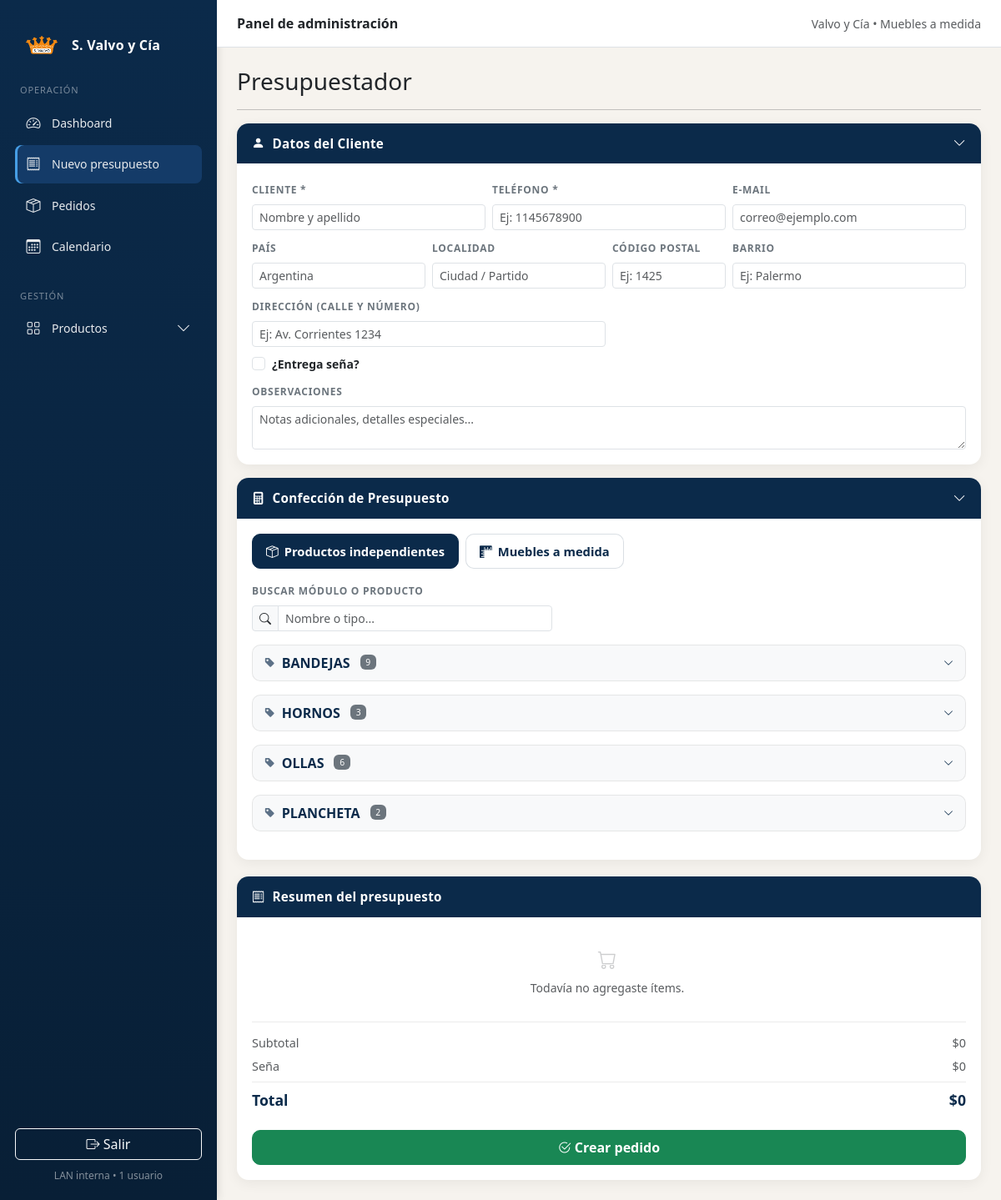
The app's page /presupuestador (signed in) with its own data.
### app/models.py (models this page shows)
class Producto(db.Model):
    id = db.Column(db.Integer, primary_key=True)
    nombre = db.Column(db.String(100))
    tipo = db.Column(db.String(100))
    precio = db.Column(db.Float)
    stock = db.Column(db.Integer, nullable=True)

### app/routes.py (the view)
    @app.get("/presupuestador")
    @login_required
    def presupuestador():
        muebles = [
            {
                "id": m.id,
                "linea": m.linea,
                "medida": m.medida,
                "base": m.base,
                "alacena": m.alacena,
                "inox": m.inox
            }
            for m in PrecioMueble.query.all()
        ]
        adicionales = [
            {
                "id": a.id,
                "linea": a.linea,
                "nombre": a.nombre,
                "precio_base":    a.precio_base,
                "precio_alacena": a.precio_alacena,
                "precio_inox":    a.precio_inox,
            }
            for a in AdicionalMueble.query.all()
        ]
        productos = Producto.query.all()
        return render_template(
            "presupuestador.html",
            muebles=muebles,
            adicionales=adicionales,
            productos=productos
        )

### app/models.py (called while the page is built)
@login_manager.user_loader
def load_user(user_id):
    return User.query.get(int(user_id))

### app/templates/presupuestador.html (shortened to what this page needs)
{% extends "base.html" %}
{% block extra_css %}
<link rel="stylesheet" href="{{ url_for('static', filename='css/presupuestador.css') }}">
{% endblock %}
{% block content %}
<h3 class="mb-3">Presupuestador</h3>
<hr class="mb-3">
<form method="post" action="/presupuestador/crear_pedido" id="formPresupuesto">
  <div class="presu-shell">
    <div>
      <div class="presu-card mb-3">
        <div class="presu-card-header presu-card-header-toggle d-flex align-items-center"
             data-bs-toggle="collapse"
             data-bs-target="#collapseCliente"
             aria-expanded="true"
             aria-controls="collapseCliente">
          <i class="bi bi-person-fill"></i>
          Datos del Cliente
          <i class="bi bi-chevron-down presu-header-chevron"></i>
        </div>
        <div class="collapse show" id="collapseCliente">
        <div class="presu-card-body">
          <div class="row g-2">
            <div class="col-md-4">
              <label class="mini-label">Cliente *</label>
              <input class="form-control form-control-sm" name="cliente" id="inputCliente" placeholder="Nombre y apellido">
            </div>
            <div class="col-md-4">
              <label class="mini-label">Teléfono *</label>
              <input class="form-control form-control-sm" name="telefono" id="inputTelefono" placeholder="Ej: 1145678900">
            </div>
            <div class="col-md-4">
              <label class="mini-label">E-mail</label>
              <input class="form-control form-control-sm" name="email" placeholder="correo@ejemplo.com">
            </div>
            <div class="col-md-3">
              <label class="mini-label">País</label>
              <input class="form-control form-control-sm" name="pais" placeholder="Argentina">
            </div>
            <div class="col-md-3">
              <label class="mini-label">Localidad</label>
              <input class="form-control form-control-sm" name="localidad" placeholder="Ciudad / Partido">
            </div>
            <div class="col-md-2">
              <label class="mini-label">Código Postal</label>
              <input class="form-control form-control-sm" name="codigo_postal" placeholder="Ej: 1425">
            </div>
            <div class="col-md-4">
              <label class="mini-label">Barrio</label>
              <input class="form-control form-control-sm" name="barrio" placeholder="Ej: Palermo">
            </div>
            <div class="col-md-6">
              <label class="mini-label">Dirección (calle y número)</label>
              <input class="form-control form-control-sm" name="direccion" placeholder="Ej: Av. Corrientes 1234">
            </div>
            <div class="col-12">
              <div class="d-flex align-items-center gap-3 flex-wrap">
                <div class="form-check mb-0">
                  <input class="form-check-input" type="checkbox" id="checkSena" name="entrega_sena" value="1">
                  <label class="form-check-label small fw-semibold" for="checkSena">¿Entrega seña?</label>
                </div>
              </div>
            </div>
            <div class="col-12">
              <label class="mini-label">Observaciones</label>
              <textarea class="form-control form-control-sm" name="observaciones" rows="2"
                        placeholder="Notas adicionales, detalles especiales..."></textarea>
            </div>
          </div>
        </div>
        </div>
      </div>
      <div class="presu-card">
        <div class="presu-card-header presu-card-header-toggle d-flex align-items-center"
             data-bs-toggle="collapse"
             data-bs-target="#collapsePresupuesto"
             aria-expanded="true"
             aria-controls="collapsePresupuesto">
          <i class="bi bi-calculator-fill"></i>
          Confección de Presupuesto
          <i class="bi bi-chevron-down presu-header-chevron"></i>
        </div>
        <div class="collapse show" id="collapsePresupuesto">
        <div class="presu-card-body">
          <ul class="nav presu-nav mb-0" id="presuTabs" role="tablist">
            <li class="nav-item" role="presentation">
              <button class="nav-link active" id="productos-tab"
                      data-bs-toggle="tab" data-bs-target="#productos-pane"
                      type="button" role="tab">
                <i class="bi bi-box-seam"></i> Productos independientes
              </button>
            </li>
            <li class="nav-item" role="presentation">
              <button class="nav-link" id="muebles-tab"
                      data-bs-toggle="tab" data-bs-target="#muebles-pane"
                      type="button" role="tab">
                <i class="bi bi-rulers"></i> Muebles a medida
              </button>
            </li>
          </ul>
          <div class="tab-content presu-section">
            <div class="tab-pane fade show active" id="productos-pane" role="tabpanel">
              <div class="mini-label mb-2">Buscar módulo o producto</div>
              <div class="input-group input-group-sm mb-3" style="max-width:360px;">
                <span class="input-group-text"><i class="bi bi-search"></i></span>
                <input type="text" id="filtroProducto" class="form-control"
                       placeholder="Nombre o tipo...">
              </div>
              {% if productos %}
              <div id="productosGrid">
                {% for tipo, grupo in productos | groupby('tipo') %}
                <div class="presu-grupo mb-3" data-grupo-tipo="{{ tipo | lower }}">
                  <button class="btn w-100 d-flex align-items-center gap-2 mb-2 presu-grupo-toggle"
                          type="button"
                          data-bs-toggle="collapse"
                          data-bs-target="#presuGrupo{{ loop.index }}"
                          aria-expanded="false"
                          style="background:#f8f9fa;border:1px solid rgba(0,0,0,.08);border-radius:10px;padding:9px 14px;color:#0b2a4a;font-weight:700;text-align:left;">
                    <i class="bi bi-tag-fill" style="font-size:.8rem;opacity:.65;"></i>
                    <span>{{ tipo }}</span>
                    <span class="badge bg-secondary fw-normal ms-1" style="font-size:.65rem;">{{ grupo | length }}</span>
                    <i class="bi bi-chevron-down ms-auto" style="font-size:.75rem;"></i>
                  </button>
                </div>
                {% endfor %}
              </div>
              {% else %}
                <div class="text-muted text-center py-4">
                  <i class="bi bi-box-seam" style="font-size:2rem;opacity:.3;"></i>
                  <div class="mt-2">No hay productos cargados aún.</div>
                  <a href="/productos" class="btn btn-sm btn-outline-primary mt-2">Ir a Productos</a>
                </div>
              {% endif %}
            </div>
          </div>
        </div>
        </div>
      </div>
    </div>
    <div class="sticky-summary">
      <div class="presu-card">
        <div class="presu-card-header">
          <i class="bi bi-receipt"></i>
          Resumen del presupuesto
        </div>
        <div class="presu-card-body">
          <div class="summary-list" id="summaryList">
          </div>
          <div class="summary-total">
            <div class="summary-total-row text-muted">
              <span>Subtotal</span>
              <span id="resumenSubtotal">$0</span>
            </div>
            <div class="summary-total-row text-muted">
              <span>Seña</span>
              <span id="resumenSena">$0</span>
            </div>
            <div class="summary-total-row summary-grand">
              <span>Total</span>
              <span id="resumenTotal">$0</span>
            </div>
            <button type="submit" class="btn btn-success w-100 mt-3 btn-soft py-2">
              <i class="bi bi-check2-circle me-1"></i>Crear pedido
            </button>
          </div>
        </div>
      </div>
    </div>
  </div>
</form>
{% endblock %}

### app/static/css/presupuestador.css (style rules this page uses)
.presu-shell { display: grid; grid-template-columns: minmax(0, 1fr) 340px; gap: 20px; align-items: start; }
@media (max-width: 1200px) { .presu-shell { grid-template-columns: 1fr; } }
.presu-card { border: 0; border-radius: 14px; background: #fff; box-shadow: 0 4px 16px rgba(0, 0, 0, .06); overflow: hidden; }
.presu-card-header { background: #0b2a4a; color: #fff; padding: 13px 18px; display: flex; align-items: center; gap: 9px; font-weight: 700; font-size: .95rem; letter-spacing: .3px; }
.presu-card-body { padding: 18px; }
.presu-nav { border-bottom: 0; gap: 8px; }
.presu-nav .nav-link { border: 1px solid rgba(11, 42, 74, .15); border-radius: 10px; color: #0b2a4a; font-weight: 700; background: #fff; padding: 9px 16px; font-size: .92rem; display: flex; align-items: center; gap: 7px; transition: all .15s; }
.presu-nav .nav-link.active { background: #0b2a4a; color: #fff; border-color: #0b2a4a; }
.presu-section { margin-top: 18px; }
.mini-label { font-size: .75rem; font-weight: 700; color: #6c757d; text-transform: uppercase; letter-spacing: .06em; margin-bottom: 8px; }
.sticky-summary { position: sticky; top: 18px; }
.summary-list { display: flex; flex-direction: column; gap: 8px; max-height: 400px; overflow-y: auto; padding-right: 4px; }
.summary-total { border-top: 1px solid rgba(0, 0, 0, .08); margin-top: 14px; padding-top: 14px; }
.summary-total-row { display: flex; justify-content: space-between; gap: 10px; margin-bottom: 7px; font-size: .9rem; }
.summary-grand { font-size: 1.1rem; font-weight: 900; color: #0b2a4a; border-top: 1px solid rgba(0, 0, 0, .08); padding-top: 8px; margin-top: 4px; }
.btn-soft { border-radius: 10px; font-weight: 700; }
.presu-card-header-toggle { cursor: pointer; user-select: none; }
.presu-card-header-toggle .presu-header-chevron { transition: transform .2s ease; margin-left: auto; }
.presu-grupo-toggle { transition: background .15s; }
.presu-grupo-toggle .bi-chevron-down { transition: transform .2s ease; }

### records on screen
Producto: tipo "BANDEJAS", grupo "9"
Producto: tipo "HORNOS", grupo "3"
Producto: tipo "OLLAS", grupo "6"
Producto: tipo "PLANCHETA", grupo "2"
